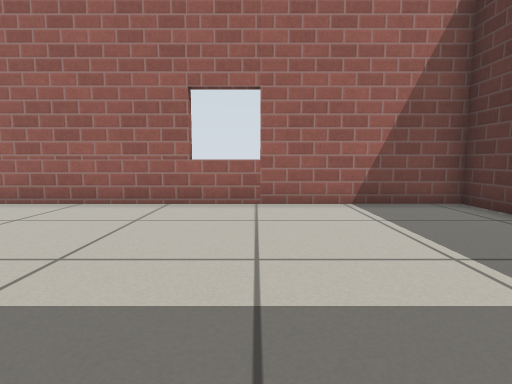
view 1 (above)

13 first-person views from a walk through a Gazebo world. The camera is 0.5 m above the floor, tilts 6° down and sees 80° across. The floor is counted in squares, 0.5 m on a side. Each view is taken from the middle of a square. On the plan, view 1 faces up. The plan holds only what a view shows up to about 12 squares ahead; the rest is blank. Gazebo's built-in surfaces are drawn with simple patterns.

view 2
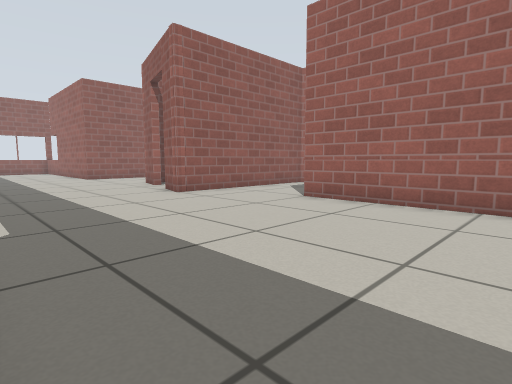

view 3
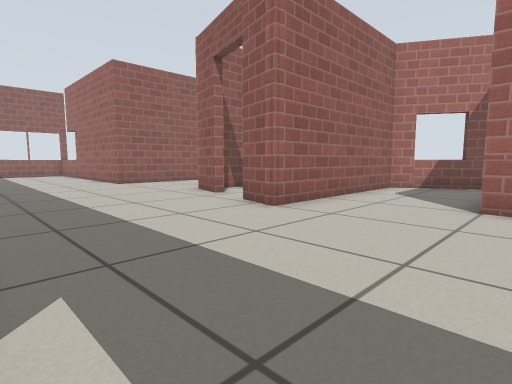

view 4
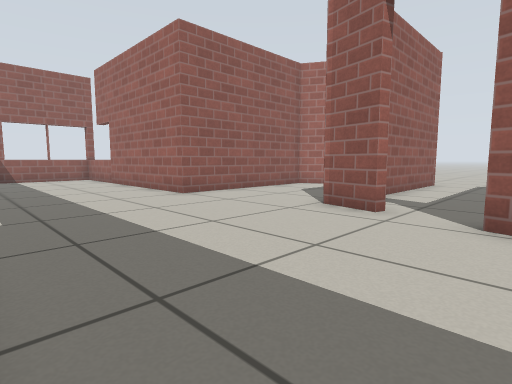

view 5
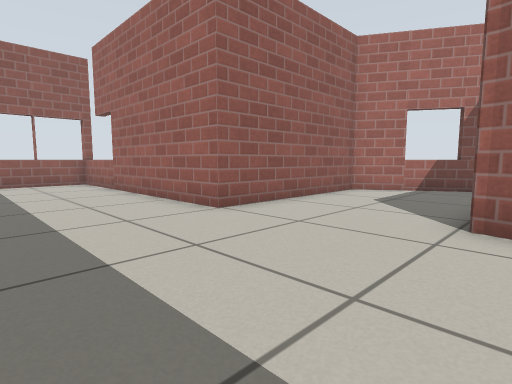

view 6
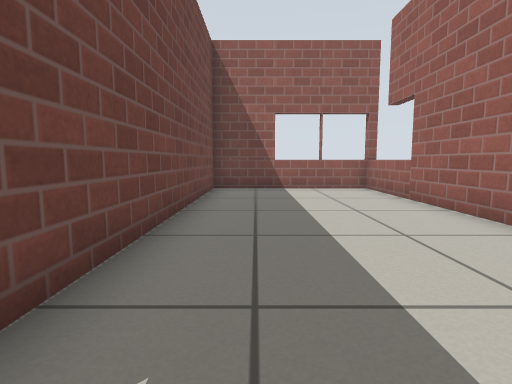

view 7
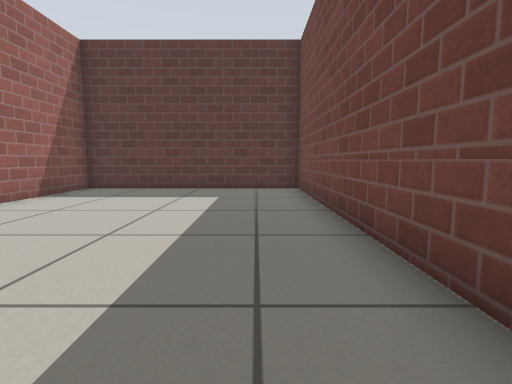

view 8
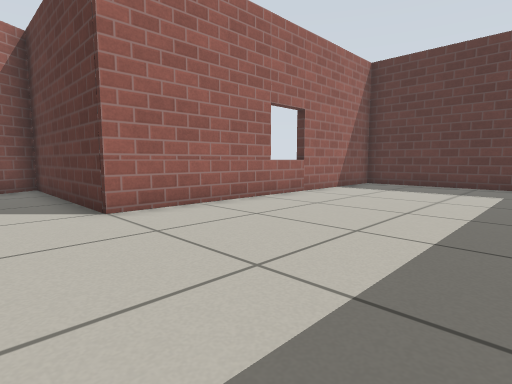

view 9
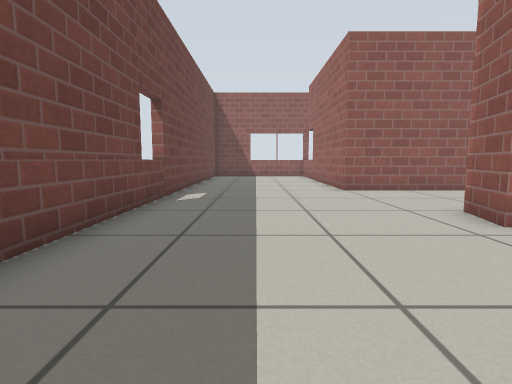

view 10
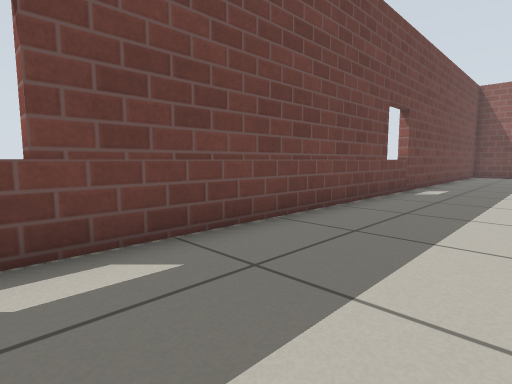

view 11
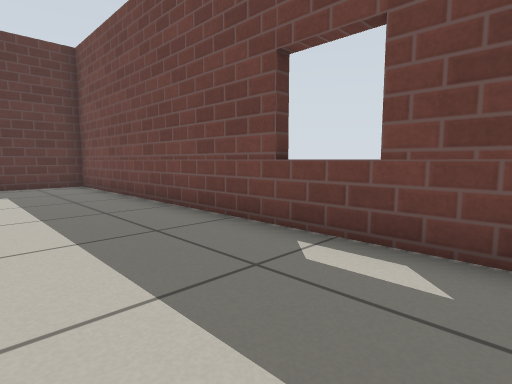

view 12
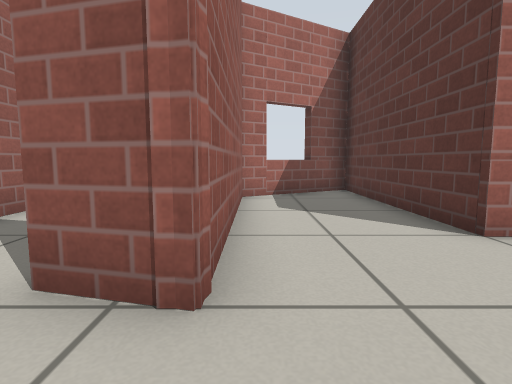

view 13
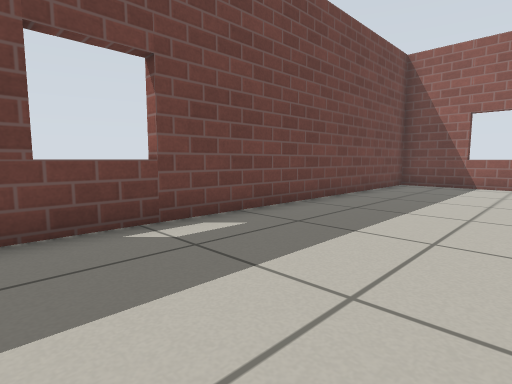

### Floor plan
Points are (right, up) in squares from view 1. A wall is a line through its corners. A room is listed if a view was taken in it or the views show most of it. See-through windows are left out.
Room 1 (views 1, 2, 3, 4, 5, 6, 7, 8, 9, 10, 11, 12, 13)
walls: (-9.4, 4.9) (-10.8, 5.3); (-12.4, 5.7) (-13.9, 6.1); (-14.9, 12.5) (-18, 10.7) (-18, 4.9) (-27.1, 4.9); (-26.7, 5.2) (-26.7, -0.5) (4.7, -0.5) (4.7, 6.9) (-6, 6.9) (-6, 13.1) (-9.4, 11.2) (-9.4, 4.9) (-9.8, 4.9)
ways out: open door at (-11.5, 6)

Where each view was taken, in squares from view 1:
view 1: 0 up, 0 right, facing up
view 2: 0 up, 1 left, facing up-left
view 3: 0 up, 5 left, facing up-left
view 4: 0 up, 10 left, facing up-left
view 5: 1 up, 13 left, facing up-left
view 6: 1 up, 16 left, facing left
view 7: 1 up, 6 left, facing right
view 8: 1 up, 8 left, facing up-right
view 9: 2 up, 8 left, facing left
view 10: 3 up, 6 left, facing down-left
view 11: 3 up, 8 left, facing down-right
view 12: 3 up, 9 left, facing up
view 13: 4 up, 14 left, facing down-left
